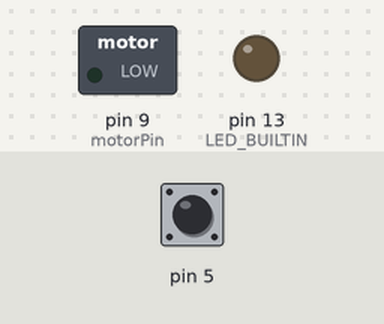
Recording of a sketch running on a simulated Arduino Uno, built with avr-gcc and run on an emulated ATmega328P. Parts: switched loads named in the sketch (green lamp = pin HIGH), output pins drawn as LEDs (lit = HIGH). The inputs (shaded band) are chosen by the test bench; at power-on: pin 5 HIGH.

Above: at 1.2 s.
1.3 s: pin 5 pulled LOW for 0.15 s
At 1.38 s:
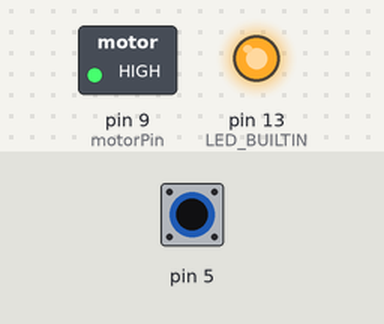
2.9 s: pin 5 pulled LOW for 3.2 s
At 7.1 s:
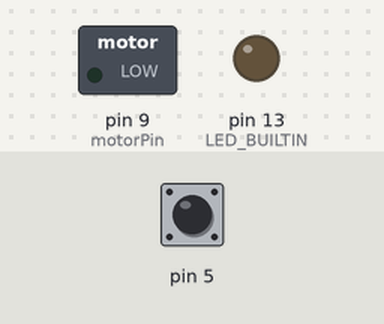
Timing chart, 0 to 8.6 s (numbered marks = the images above; inputs shaded):
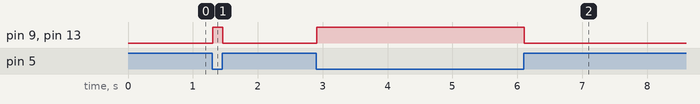

Measured:
- after the input at 1.3 s, pin 9 (motorPin), pin 13 (LED_BUILTIN): LOW → HIGH at once, → LOW 0.16 s later
- after the input at 2.9 s, pin 9 (motorPin), pin 13 (LED_BUILTIN): LOW → HIGH at once, → LOW 3.2 s later

The sketch:

Tacto_Vibracion.ino
```cpp
#include <CapacitiveSensor.h>

// pin 6 envia energia - pin 5 capta cambios de energia
CapacitiveSensor capSensor = CapacitiveSensor(6, 5);

// Filtro o rango a partir del que se desea efectuar algun evento
int threshold = 500;

const int motorPin = 9; // Pin conectado a la base del transistor

void setup() {
  Serial.begin(9600);
  pinMode(LED_BUILTIN, OUTPUT);
  pinMode(motorPin, OUTPUT);
}

void loop() {
  // Guarda el valor captado por el sensor
  long sensorValue = capSensor.capacitiveSensor(30);

  if (sensorValue > threshold)
    {
      digitalWrite(LED_BUILTIN, HIGH);
      digitalWrite(motorPin, HIGH);
    }
  else
    {
      digitalWrite(LED_BUILTIN, LOW);
      digitalWrite(motorPin, LOW);
    }

  delay(10);
}
```
